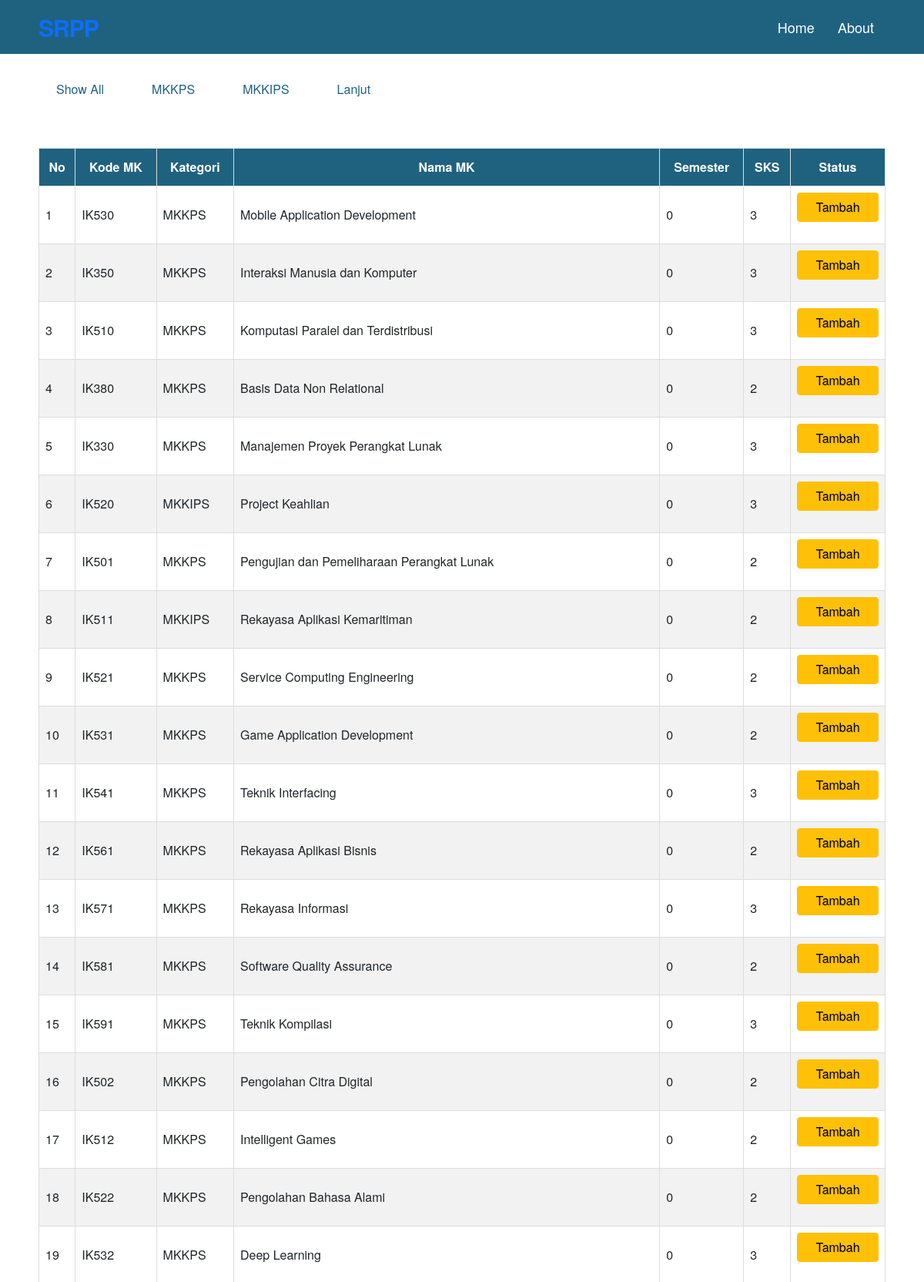
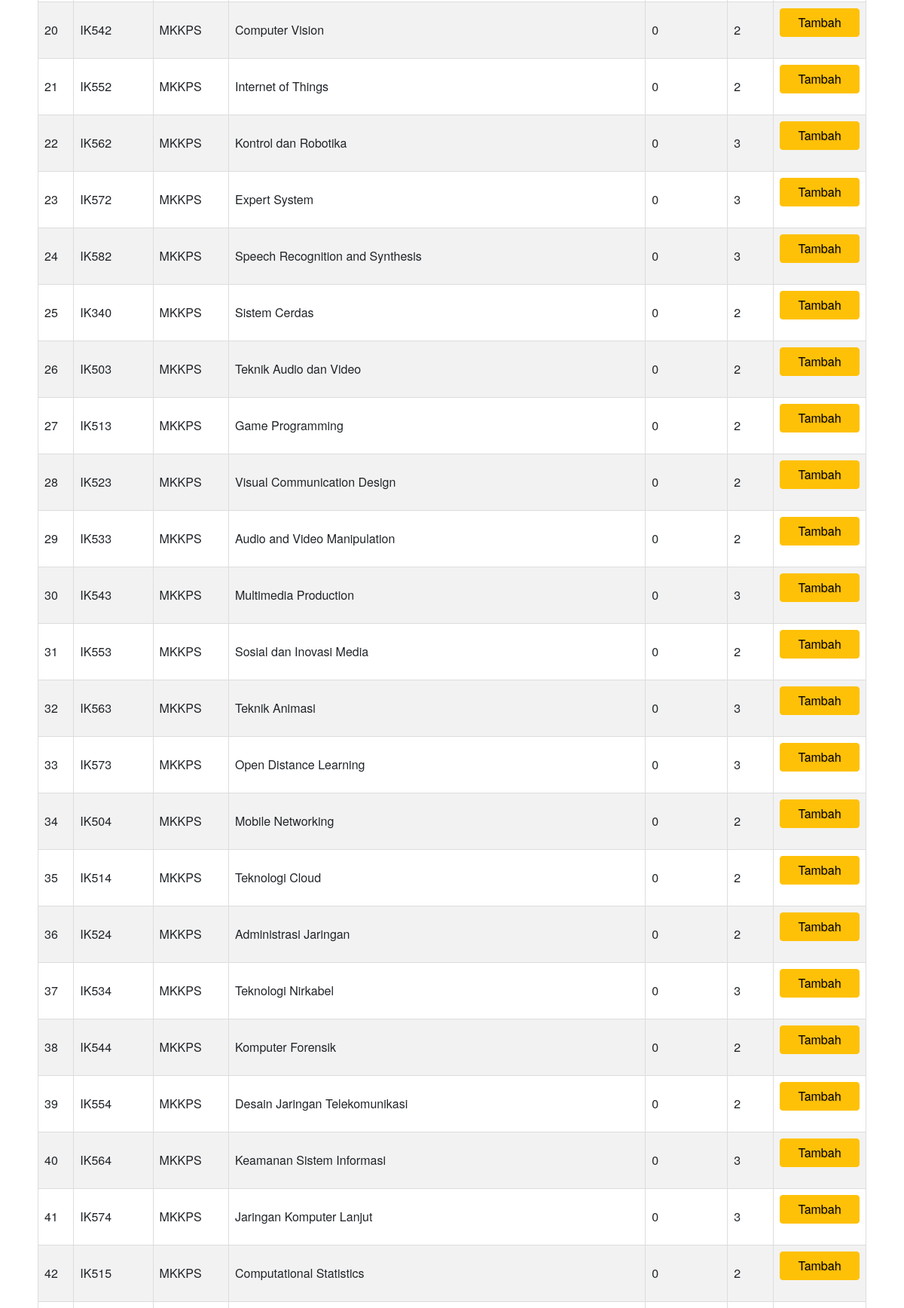
The page /save_kurikulum.php?id=1 (signed in, upper part) on the database its author committed (2 pictures, top to bottom).
### tables this page shows
CREATE TABLE `data_kurikulum_utama` (
  `id` bigint(20) UNSIGNED NOT NULL,
  `kurikulum_id` bigint(20) UNSIGNED NOT NULL,
  `kode_matkul` varchar(255) NOT NULL,
  `sks` int(11) NOT NULL,
  `semester` int(11) NOT NULL,
  `nama_matkul` varchar(255) NOT NULL,
  `kategori` varchar(255) NOT NULL,
  `created_at` timestamp NULL DEFAULT NULL,
  `updated_at` timestamp NULL DEFAULT NULL
);

### model/Input.php (called while the page is built, shortened)
<?php
class Input{
  public static function get($item) {
    if (isset($_POST[$item])) {
      return trim($_POST[$item]);
    }
    else if (isset($_GET[$item])) {
      return trim($_GET[$item]);
    }
    return '';
  }
}

### model/DB.php (called while the page is built, shortened)
<?php
class DB{
  private $_host = '127.0.0.1';
  private $_dbname = 'db_srpp_rpl';
  private $_username = 'root';
  private $_password = '';
  private static $_instance = null;
  private $_pdo;
  private $_columnName = "*";
  private $_orderBy = "";
  private function __construct(){
    try {
      $this->_pdo = new PDO('mysql:host='.$this->_host.';dbname='.$this->_dbname,
                             $this->_username, $this->_password);
    } catch (PDOException $e){
      die("Error ".$e->getMessage(). " (".$e->getCode().")");
    }
  }
  public static function getInstance(){
    if(!isset(self::$_instance)) {
      self::$_instance = new DB();
    }
    return self::$_instance;
  }
  public function runQuery($query, $bindValue = []){
    try {
      $stmt = $this->_pdo->prepare($query);
      $stmt->execute($bindValue);
    }
    catch (PDOException $e){
      die("Error: ".$e->getMessage(). " (".$e->getCode().")");
    }
    return $stmt;
  }
  public function getQuery($query,$bindValue = []){
    return $this->runQuery($query,$bindValue)->fetchAll(PDO::FETCH_OBJ);
  }
  public function orderBy($columnName, $sortType = 'ASC'){
    $this->_orderBy = "ORDER BY {$columnName} {$sortType}";
    return $this;
  }
  public function get($tableName, $condition = "", $bindValue = []){
    $query = "SELECT {$this->_columnName} FROM {$tableName} {$condition} {$this->_orderBy}";
    $this->_columnName = "*";
    $this->_orderBy = "";
    return $this->getQuery($query, $bindValue);
  }
  public function getWhere($tableName, $condition){
    $queryCondition ="WHERE {$condition[0]} {$condition[1]} ? ";
    return $this->get($tableName,$queryCondition,[$condition[2]]);
  }
  public function getWhereTwice($tableName, $condition, $condition2){
    $result = $this->getWhere2($tableName,$condition, $condition2);
    if (!empty($result)) {
      return $result[0];
    } else {
      return false;
    }
  }
  public function getWhere2($tableName, $condition, $condition2){
    $queryCondition ="WHERE {$condition2[0]} {$condition2[1]} {$condition2[2]} AND {$condition[0]} {$condition[1]} ? ";
    return $this->get($tableName,$queryCondition,[$condition[2]]);
  }
}

### save_kurikulum.php (the view, shortened to what this page needs)
<?php
    require "./model/DB.php";
    require "./model/Input.php";
    $DB = DB::getInstance();
    $u_id = Input::get('id');
    $kurikulum_1 = $DB->getWhere("data_kurikulum_utama", ['kurikulum_id','=','1']);
?>
<!DOCTYPE html>
<html lang="en">
<head>
     <link rel="stylesheet" href="./assets/style2.css" />
     <link rel="stylesheet" href="https://cdnjs.cloudflare.com/ajax/libs/font-awesome/5.15.3/css/all.min.css"/>
     <link href="https://cdn.jsdelivr.net/npm/bootstrap@5.1.3/dist/css/bootstrap.min.css" rel="stylesheet"
>
</head>
<body>
     <nav>
        <div class="logo">
           <a href="dashboard-user.html">SRPP</a>
        </div>
        <div class="nav-items">
           <li><a href="index.php" target="_blank">Home</a></li>
           <li><a href="about.php" target="_blank">About</a></li>
        </div>
     </nav>
  <div class="container tiga-menu">
     <ul>
     <?php
            echo '<li><a href="save_kurikulum.php?id='.$u_id.'">Show All</a></li>';
            echo '<li><a href="save_kurikulum_mkkps.php?id='.$u_id.'">MKKPS</a></li>';
            echo '<li><a href="save_kurikulum_rest.php?id='.$u_id.'">MKKIPS</a></li>';
            echo '<li><a href="edit_kurikulum_user.php?id='.$u_id.'">Lanjut</a></li>';
        ?>
     </ul>
  </div>
  <main>
   <table id="kurikulum" border="1">
      <tr>
        <th>No</th>
        <th>Kode MK</th>
        <th>Kategori</th>
        <th>Nama MK</th>
        <th>Semester</th>
        <th>SKS</th>
        <th>Status</th>
      </tr>
      <tr>
      <?php
            $i = 1;
            foreach ($kurikulum_1 as $data) {
                echo "<tr>";
                echo "<td>$i</td>";
                echo "<td>{$data->kode_matkul}</td>";
                echo "<td>{$data->kategori}</td>";
                echo "<td>{$data->nama_matkul}</td>";
                echo "<td>{$data->semester}</td>";
                echo "<td>{$data->sks}</td>";
                if ($DB->getWhereTwice("data_kurikulum_user", ['user_id','=',$u_id], ['data_kurikulum_utama_id','=',$data->id]) == TRUE) {
                    echo "<td>Sudah Ditambahkan</td>";
                } else {
                    echo "<td>
                    <a href='save_kurikulum.php?id={$u_id}&id_tambah=" . $data->id .  "' class='btn btn-warning''>Tambah</a>
                    </td>";
                }
                echo "</tr>";
                $i++;
            }
        ?>
       </tr>
   </table>
  </main>
</body>
</html>

### assets/style2.css (style rules this page uses)
html, body, div, span, applet, object, iframe, h1, h2, h3, h4, h5, h6, p, blockquote, div pre, a, abbr, acronym, address, big, cite, code, del, dfn, em, font, img, ins, kbd, q, s, samp, small, strike, strong, sub, sup, tt, var, b, u, i, center, dl, dt, dd, ol, ul, li, figure, header, nav, section, article, aside, footer, figcaption { margin: 0; padding: 0; border: 0; outline: 0; }
ul, li { padding: 0; margin: 0; list-style: none; }
header, nav, section, article, aside, footer, hgroup { display: block; }
* { box-sizing: border-box; }
html, body { font-family: 'Poppins', sans-serif; font-weight: 400; background-color: #fff; font-size: 16px; -ms-text-size-adjust: 100%; -webkit-font-smoothing: antialiased; -moz-osx-font-smoothing: grayscale; }
a { text-decoration: none !important; color: #86cbed; }
ul { margin-bottom: 0px; }
html, body { background: #fff; font-family: 'Poppins', sans-serif; }
* { margin: 0; padding: 0; outline: none; box-sizing: border-box; font-family: 'Montserrat', sans-serif; }
body { background: #f2f2f2; }
nav { background: #1f6280; display: flex; flex-wrap: wrap; align-items: center; justify-content: space-between; height: 70px; padding: 0 100px; }
nav .logo { color: #fff; font-size: 30px; font-weight: 600; letter-spacing: -1px; }
nav .nav-items { display: flex; flex: 0; padding: 0 0 0 40px; }
nav .nav-items li { list-style: none; padding: 0 15px; }
nav .nav-items li a { color: #fff; font-size: 18px; font-weight: 500; text-decoration: none; }
@media (max-width: 1245px) { nav { padding: 0 50px; } }
* { font-size:100%; margin: 0; padding: 0; -webkit-box-sizing: border-box; -moz-box-sizing: border-box; box-sizing: border-box; }
body { background:#fff; }
* { font-family:"Helvetica Neue", Helvetica, Arial; }
.btn { position:relative; width:100%; padding:20px; border:0; background:#1f6280; font-size:1.2em; color:#fff; text-shadow:1px 1px 0px rgba(0,0,0,.1); margin-bottom:20px; }
main { min-height: calc(100vh - 100px); margin: 50px; }
#kurikulum { font-family: Arial, Helvetica, sans-serif; border-collapse: collapse; width: 100%; }
#kurikulum td, #kurikulum th { border: 1px solid #ddd; padding: 8px; }
#kurikulum tr:nth-child(even) { background-color: #f2f2f2; }
#kurikulum th { padding-top: 12px; padding-bottom: 12px; text-align: center; background-color: #1f6280; color: white; }
.container.tiga-menu { margin-top: 20px; }
.container.tiga-menu ul { list-style-type: none; margin: 0; padding: 0; overflow: hidden; background-color: #fff; }
.container.tiga-menu li { list-style: none; padding: 0 15px; float: left; }
.container.tiga-menu li a { display: block; color: #1f6280; text-align: center; padding: 14px 16px; text-decoration: none; }

### rows shown on the page
data_kurikulum_utama: kode_matkul "IK530", kategori "MKKPS", nama_matkul "Mobile Application Development", semester "0", sks "3"
data_kurikulum_utama: kode_matkul "IK350", kategori "MKKPS", nama_matkul "Interaksi Manusia dan Komputer", semester "0", sks "3"
data_kurikulum_utama: kode_matkul "IK510", kategori "MKKPS", nama_matkul "Komputasi Paralel dan Terdistribusi", semester "0", sks "3"
data_kurikulum_utama: kode_matkul "IK380", kategori "MKKPS", nama_matkul "Basis Data Non Relational", semester "0", sks "2"
data_kurikulum_utama: kode_matkul "IK330", kategori "MKKPS", nama_matkul "Manajemen Proyek Perangkat Lunak", semester "0", sks "3"
data_kurikulum_utama: kode_matkul "IK520", kategori "MKKIPS", nama_matkul "Project Keahlian", semester "0", sks "3"
data_kurikulum_utama: kode_matkul "IK501", kategori "MKKPS", nama_matkul "Pengujian dan Pemeliharaan Perangkat Lunak", semester "0", sks "2"
data_kurikulum_utama: kode_matkul "IK511", kategori "MKKIPS", nama_matkul "Rekayasa Aplikasi Kemaritiman", semester "0", sks "2"
data_kurikulum_utama: kode_matkul "IK521", kategori "MKKPS", nama_matkul "Service Computing Engineering", semester "0", sks "2"
data_kurikulum_utama: kode_matkul "IK531", kategori "MKKPS", nama_matkul "Game Application Development", semester "0", sks "2"
data_kurikulum_utama: kode_matkul "IK541", kategori "MKKPS", nama_matkul "Teknik Interfacing", semester "0", sks "3"
data_kurikulum_utama: kode_matkul "IK561", kategori "MKKPS", nama_matkul "Rekayasa Aplikasi Bisnis", semester "0", sks "2"
data_kurikulum_utama: kode_matkul "IK571", kategori "MKKPS", nama_matkul "Rekayasa Informasi", semester "0", sks "3"
data_kurikulum_utama: kode_matkul "IK581", kategori "MKKPS", nama_matkul "Software Quality Assurance", semester "0", sks "2"
data_kurikulum_utama: kode_matkul "IK591", kategori "MKKPS", nama_matkul "Teknik Kompilasi", semester "0", sks "3"
data_kurikulum_utama: kode_matkul "IK502", kategori "MKKPS", nama_matkul "Pengolahan Citra Digital", semester "0", sks "2"
data_kurikulum_utama: kode_matkul "IK512", kategori "MKKPS", nama_matkul "Intelligent Games", semester "0", sks "2"
data_kurikulum_utama: kode_matkul "IK522", kategori "MKKPS", nama_matkul "Pengolahan Bahasa Alami", semester "0", sks "2"
data_kurikulum_utama: kode_matkul "IK532", kategori "MKKPS", nama_matkul "Deep Learning", semester "0", sks "3"
data_kurikulum_utama: kode_matkul "IK542", kategori "MKKPS", nama_matkul "Computer Vision", semester "0", sks "2"
data_kurikulum_utama: kode_matkul "IK552", kategori "MKKPS", nama_matkul "Internet of Things", semester "0", sks "2"
data_kurikulum_utama: kode_matkul "IK562", kategori "MKKPS", nama_matkul "Kontrol dan Robotika", semester "0", sks "3"
data_kurikulum_utama: kode_matkul "IK572", kategori "MKKPS", nama_matkul "Expert System", semester "0", sks "3"
data_kurikulum_utama: kode_matkul "IK582", kategori "MKKPS", nama_matkul "Speech Recognition and Synthesis", semester "0", sks "3"
data_kurikulum_utama: kode_matkul "IK340", kategori "MKKPS", nama_matkul "Sistem Cerdas", semester "0", sks "2"
data_kurikulum_utama: kode_matkul "IK503", kategori "MKKPS", nama_matkul "Teknik Audio dan Video", semester "0", sks "2"
data_kurikulum_utama: kode_matkul "IK513", kategori "MKKPS", nama_matkul "Game Programming", semester "0", sks "2"
data_kurikulum_utama: kode_matkul "IK523", kategori "MKKPS", nama_matkul "Visual Communication Design", semester "0", sks "2"
data_kurikulum_utama: kode_matkul "IK533", kategori "MKKPS", nama_matkul "Audio and Video Manipulation", semester "0", sks "2"
data_kurikulum_utama: kode_matkul "IK543", kategori "MKKPS", nama_matkul "Multimedia Production", semester "0", sks "3"
data_kurikulum_utama: kode_matkul "IK553", kategori "MKKPS", nama_matkul "Sosial dan Inovasi Media", semester "0", sks "2"
data_kurikulum_utama: kode_matkul "IK563", kategori "MKKPS", nama_matkul "Teknik Animasi", semester "0", sks "3"
data_kurikulum_utama: kode_matkul "IK573", kategori "MKKPS", nama_matkul "Open Distance Learning", semester "0", sks "3"
data_kurikulum_utama: kode_matkul "IK504", kategori "MKKPS", nama_matkul "Mobile Networking", semester "0", sks "2"
data_kurikulum_utama: kode_matkul "IK514", kategori "MKKPS", nama_matkul "Teknologi Cloud", semester "0", sks "2"
data_kurikulum_utama: kode_matkul "IK524", kategori "MKKPS", nama_matkul "Administrasi Jaringan", semester "0", sks "2"
data_kurikulum_utama: kode_matkul "IK534", kategori "MKKPS", nama_matkul "Teknologi Nirkabel", semester "0", sks "3"
data_kurikulum_utama: kode_matkul "IK544", kategori "MKKPS", nama_matkul "Komputer Forensik", semester "0", sks "2"
data_kurikulum_utama: kode_matkul "IK554", kategori "MKKPS", nama_matkul "Desain Jaringan Telekomunikasi", semester "0", sks "2"
data_kurikulum_utama: kode_matkul "IK564", kategori "MKKPS", nama_matkul "Keamanan Sistem Informasi", semester "0", sks "3"
data_kurikulum_utama: kode_matkul "IK574", kategori "MKKPS", nama_matkul "Jaringan Komputer Lanjut", semester "0", sks "3"
data_kurikulum_utama: kode_matkul "IK515", kategori "MKKPS", nama_matkul "Computational Statistics", semester "0", sks "2"
